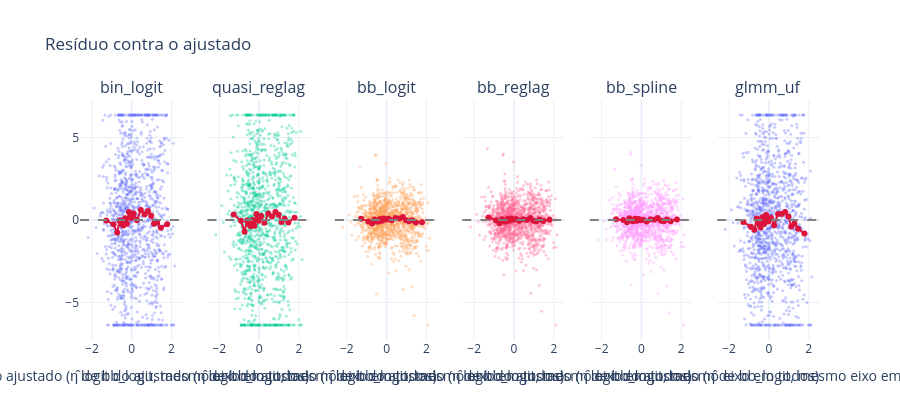
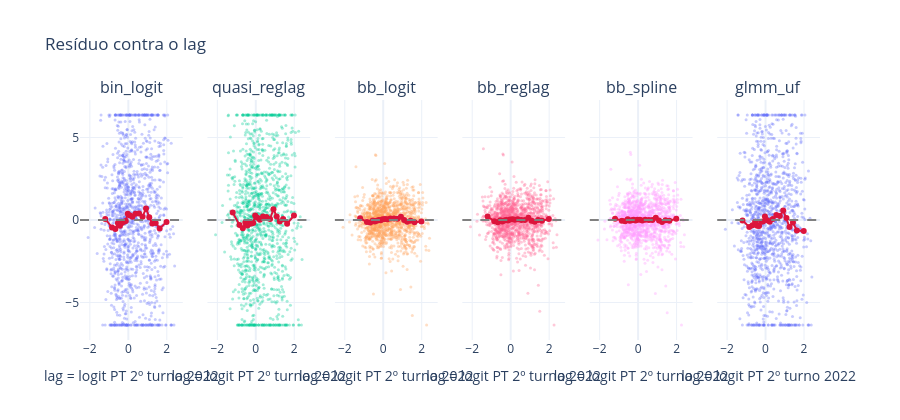
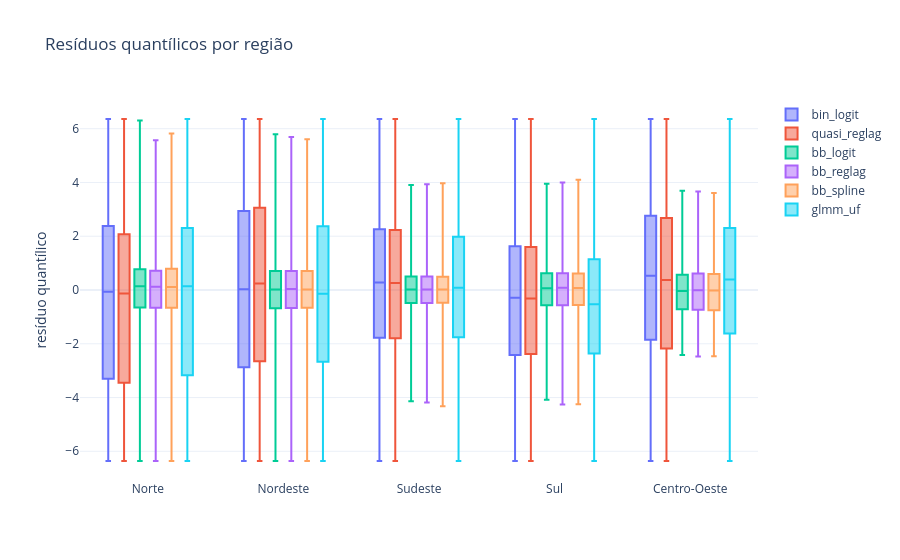

The notebook cell these images were saved under, in order:
### Markdown cell above
### Passo 4 - Resíduos contra ajustado, contra `lag` e por região

O resíduo quantílico deve ter média 0 e dispersão 1 em qualquer faixa do ajustado (η̂ = logit π̂), do `lag` e em cada região. A curva vermelha é a média do resíduo em 20 faixas com o mesmo número de municípios: tendência na curva indica forma funcional errada (por exemplo, o coeficiente do `lag` ou um termo faltando); funil indica variância mal especificada. As correlações de Spearman e o desvio padrão por região (tabelas abaixo) resumem os gráficos.

### Code cell
eta = {k: np.log(PI[k] / (1 - PI[k])) for k in MODELOS_D}
x_lag = df[mapa["lag"]].to_numpy(float)
fig1 = G.residuos_contra(eta["bb_logit"], R, "logit do ajustado (η̂ de bb_logit, mesmo eixo em todos)", "Resíduo contra o ajustado")
fig2 = G.residuos_contra(x_lag, R, "lag = logit PT 2º turno 2022", "Resíduo contra o lag")
fig3 = G.caixa_regiao(R, reg_s, "Resíduos quantílicos por região")
for f, nm in [(fig1, "res_ajustado"), (fig2, "res_lag"), (fig3, "res_regiao")]:
    G.salvar(f, FIG / f"diag_{nm}.html"); f.show()
corr = pd.DataFrame({k: {"spearman_com_eta": stats.spearmanr(R[k], eta[k])[0], "spearman_com_lag": stats.spearmanr(R[k], x_lag)[0],
                         "corr_abs_r_eta": stats.spearmanr(np.abs(R[k]), eta[k])[0]} for k in MODELOS_D}).T
dp_reg = pd.DataFrame({k: pd.Series(R[k]).groupby(reg_s).std() for k in MODELOS_D}).T
med_reg = pd.DataFrame({k: pd.Series(R[k]).groupby(reg_s).mean() for k in MODELOS_D}).T
corr.rename_axis("modelo").to_csv(TAB / "diag_correlacoes.csv"); dp_reg.rename_axis("modelo").to_csv(TAB / "diag_dp_regiao.csv")
med_reg.rename_axis("modelo").to_csv(TAB / "diag_media_regiao.csv")
print(corr.round(3).to_string()); print("DP do resíduo por região:"); print(dp_reg.round(2).to_string())
print("média do resíduo por região:"); print(med_reg.round(2).to_string())

### Figure 1 — Plotly figure (JSON) as saved in the notebook; plotly's stock layout.template omitted (floating-point values rounded to 4 significant figures; data arrays with more than 128 entries replaced by an {"elided": "..."} marker saying what was removed)
{"data": [{"marker": {"opacity": 0.35, "size": 3}, "mode": "markers", "showlegend": false, "type": "scatter", "x": {"elided": "1200 float values"}, "xaxis": "x", "y": {"elided": "1200 float values"}, "yaxis": "y"}, {"line": {"color": "crimson"}, "mode": "lines+markers", "showlegend": false, "type": "scatter", "x": [-1.278, -0.9122, -0.7306, -0.61, -0.5116, -0.423, -0.327, -0.2383, -0.1392, -0.02678, 0.09951, 0.2616, 0.4575, 0.6477, 0.8174, 0.979, 1.122, 1.281, 1.466, 1.779], "xaxis": "x", "y": [-0.0322, -0.2644, -0.7557, -0.03116, -0.2209, -0.3257, 0.1135, -0.2238, 0.4856, 0.1161, 0.3942, -0.01909, 0.6032, 0.3499, 0.541, 0.2543, -0.2334, -0.1455, -0.4715, -0.2642], "yaxis": "y"}, {"marker": {"opacity": 0.35, "size": 3}, "mode": "markers", "showlegend": false, "type": "scatter", "x": {"elided": "1200 float values"}, "xaxis": "x2", "y": {"elided": "1200 float values"}, "yaxis": "y2"}, {"line": {"color": "crimson"}, "mode": "lines+markers", "showlegend": false, "type": "scatter", "x": [-1.278, -0.9122, -0.7306, -0.61, -0.5116, -0.423, -0.327, -0.2383, -0.1392, -0.02678, 0.09951, 0.2616, 0.4575, 0.6477, 0.8174, 0.979, 1.122, 1.281, 1.466, 1.779], "xaxis": "x2", "y": [0.3265, -0.05273, -0.7188, -0.02423, -0.2569, -0.377, 0.006223, -0.354, 0.358, -0.04307, 0.2392, -0.1692, 0.4005, 0.2061, 0.4899, 0.3115, -0.1217, 0.07947, -0.1476, 0.1363], "yaxis": "y2"}, {"marker": {"opacity": 0.35, "size": 3}, "mode": "markers", "showlegend": false, "type": "scatter", "x": {"elided": "1200 float values"}, "xaxis": "x3", "y": {"elided": "1200 float values"}, "yaxis": "y3"}, {"line": {"color": "crimson"}, "mode": "lines+markers", "showlegend": false, "type": "scatter", "x": [-1.278, -0.9122, -0.7306, -0.61, -0.5116, -0.423, -0.327, -0.2383, -0.1392, -0.02678, 0.09951, 0.2616, 0.4575, 0.6477, 0.8174, 0.979, 1.122, 1.281, 1.466, 1.779], "xaxis": "x3", "y": [0.07131, -0.08341, -0.2093, 0.03058, -0.07537, -0.09949, 0.06361, -0.04364, 0.09574, 0.02845, 0.08322, -0.008539, 0.1259, 0.0953, 0.1756, -0.01952, -0.07211, -0.01438, -0.1553, -0.1304], "yaxis": "y3"}, {"marker": {"opacity": 0.35, "size": 3}, "mode": "markers", "showlegend": false, "type": "scatter", "x": {"elided": "1200 float values"}, "xaxis": "x4", "y": {"elided": "1200 float values"}, "yaxis": "y4"}, {"line": {"color": "crimson"}, "mode": "lines+markers", "showlegend": false, "type": "scatter", "x": [-1.278, -0.9122, -0.7306, -0.61, -0.5116, -0.423, -0.327, -0.2383, -0.1392, -0.02678, 0.09951, 0.2616, 0.4575, 0.6477, 0.8174, 0.979, 1.122, 1.281, 1.466, 1.779], "xaxis": "x4", "y": [0.1566, -0.02259, -0.1894, 0.04089, -0.07116, -0.1015, 0.06007, -0.04885, 0.08602, 0.007646, 0.05845, -0.05275, 0.04126, 0.006528, 0.1166, -0.04924, -0.07256, 0.03098, -0.06258, 0.0107], "yaxis": "y4"}, {"marker": {"opacity": 0.35, "size": 3}, "mode": "markers", "showlegend": false, "type": "scatter", "x": {"elided": "1200 float values"}, "xaxis": "x5", "y": {"elided": "1200 float values"}, "yaxis": "y5"}, {"line": {"color": "crimson"}, "mode": "lines+markers", "showlegend": false, "type": "scatter", "x": [-1.278, -0.9122, -0.7306, -0.61, -0.5116, -0.423, -0.327, -0.2383, -0.1392, -0.02678, 0.09951, 0.2616, 0.4575, 0.6477, 0.8174, 0.979, 1.122, 1.281, 1.466, 1.779], "xaxis": "x5", "y": [0.04354, -0.006727, -0.1326, 0.09851, -0.02754, -0.0695, 0.06894, -0.05193, 0.06783, -0.02065, 0.01049, -0.08818, 0.04038, 0.01547, 0.1211, -0.05065, -0.07739, 0.02285, -0.07049, 0.02726], "yaxis": "y5"}, {"marker": {"opacity": 0.35, "size": 3}, "mode": "markers", "showlegend": false, "type": "scatter", "x": {"elided": "1200 float values"}, "xaxis": "x6", "y": {"elided": "1200 float values"}, "yaxis": "y6"}, {"line": {"color": "crimson"}, "mode": "lines+markers", "showlegend": false, "type": "scatter", "x": [-1.278, -0.9122, -0.7306, -0.61, -0.5116, -0.423, -0.327, -0.2383, -0.1392, -0.02678, 0.09951, 0.2616, 0.4575, 0.6477, 0.8174, 0.979, 1.122, 1.281, 1.466, 1.779], "xaxis": "x6", "y": [-0.1166, -0.4068, -0.5842, 0.08595, -0.2465, -0.4495, 0.1617, -0.2372, 0.2982, -0.09298, 0.1347, -0.3163, 0.3647, 0.3651, 0.4827, 0.2137, -0.3965, -0.206, -0.5322, -0.8118], "yaxis": "y6"}], "layout": {"annotations": [{"font": {"size": 16}, "showarrow": false, "text": "bin_logit", "x": 0.06944, "xanchor": "center", "xref": "paper", "y": 1.0, "yanchor": "bottom", "yref": "paper"}, {"font": {"size": 16}, "showarrow": false, "text": "quasi_reglag", "x": 0.2417, "xanchor": "center", "xref": "paper", "y": 1.0, "yanchor": "bottom", "yref": "paper"}, {"font": {"size": 16}, "showarrow": false, "text": "bb_logit", "x": 0.4139, "xanchor": "center", "xref": "paper", "y": 1.0, "yanchor": "bottom", "yref": "paper"}, {"font": {"size": 16}, "showarrow": false, "text": "bb_reglag", "x": 0.5861, "xanchor": "center", "xref": "paper", "y": 1.0, "yanchor": "bottom", "yref": "paper"}, {"font": {"size": 16}, "showarrow": false, "text": "bb_spline", "x": 0.7583, "xanchor": "center", "xref": "paper", "y": 1.0, "yanchor": "bottom", "yref": "paper"}, {"font": {"size": 16}, "showarrow": false, "text": "glmm_uf", "x": 0.9306, "xanchor": "center", "xref": "paper", "y": 1.0, "yanchor": "bottom", "yref": "paper"}], "height": 420, "shapes": [{"line": {"color": "gray", "dash": "dash"}, "type": "line", "x0": 0, "x1": 1, "xref": "x domain", "y0": 0, "y1": 0, "yref": "y"}, {"line": {"color": "gray", "dash": "dash"}, "type": "line", "x0": 0, "x1": 1, "xref": "x2 domain", "y0": 0, "y1": 0, "yref": "y2"}, {"line": {"color": "gray", "dash": "dash"}, "type": "line", "x0": 0, "x1": 1, "xref": "x3 domain", "y0": 0, "y1": 0, "yref": "y3"}, {"line": {"color": "gray", "dash": "dash"}, "type": "line", "x0": 0, "x1": 1, "xref": "x4 domain", "y0": 0, "y1": 0, "yref": "y4"}, {"line": {"color": "gray", "dash": "dash"}, "type": "line", "x0": 0, "x1": 1, "xref": "x5 domain", "y0": 0, "y1": 0, "yref": "y5"}, {"line": {"color": "gray", "dash": "dash"}, "type": "line", "x0": 0, "x1": 1, "xref": "x6 domain", "y0": 0, "y1": 0, "yref": "y6"}], "title": {"text": "Resíduo contra o ajustado"}, "xaxis": {"anchor": "y", "domain": [0.0, 0.1389], "title": {"text": "logit do ajustado (η̂ de bb_logit, mesmo eixo em todos)"}}, "xaxis2": {"anchor": "y2", "domain": [0.1722, 0.3111], "title": {"text": "logit do ajustado (η̂ de bb_logit, mesmo eixo em todos)"}}, "xaxis3": {"anchor": "y3", "domain": [0.3444, 0.4833], "title": {"text": "logit do ajustado (η̂ de bb_logit, mesmo eixo em todos)"}}, "xaxis4": {"anchor": "y4", "domain": [0.5167, 0.6556], "title": {"text": "logit do ajustado (η̂ de bb_logit, mesmo eixo em todos)"}}, "xaxis5": {"anchor": "y5", "domain": [0.6889, 0.8278], "title": {"text": "logit do ajustado (η̂ de bb_logit, mesmo eixo em todos)"}}, "xaxis6": {"anchor": "y6", "domain": [0.8611, 1.0], "title": {"text": "logit do ajustado (η̂ de bb_logit, mesmo eixo em todos)"}}, "yaxis": {"anchor": "x", "domain": [0.0, 1.0]}, "yaxis2": {"anchor": "x2", "domain": [0.0, 1.0], "matches": "y", "showticklabels": false}, "yaxis3": {"anchor": "x3", "domain": [0.0, 1.0], "matches": "y", "showticklabels": false}, "yaxis4": {"anchor": "x4", "domain": [0.0, 1.0], "matches": "y", "showticklabels": false}, "yaxis5": {"anchor": "x5", "domain": [0.0, 1.0], "matches": "y", "showticklabels": false}, "yaxis6": {"anchor": "x6", "domain": [0.0, 1.0], "matches": "y", "showticklabels": false}}}

### Figure 2 — Plotly figure (JSON) as saved in the notebook; plotly's stock layout.template omitted (floating-point values rounded to 4 significant figures; data arrays with more than 128 entries replaced by an {"elided": "..."} marker saying what was removed)
{"data": [{"marker": {"opacity": 0.35, "size": 3}, "mode": "markers", "showlegend": false, "type": "scatter", "x": {"elided": "1200 float values"}, "xaxis": "x", "y": {"elided": "1200 float values"}, "yaxis": "y"}, {"line": {"color": "crimson"}, "mode": "lines+markers", "showlegend": false, "type": "scatter", "x": [-1.2, -0.8458, -0.6739, -0.542, -0.4349, -0.3372, -0.2321, -0.1338, -0.03162, 0.09004, 0.2143, 0.3748, 0.5579, 0.7411, 0.9196, 1.087, 1.246, 1.423, 1.628, 1.985], "xaxis": "x", "y": [0.06662, -0.4579, -0.5484, -0.1755, -0.345, -0.1757, -0.1117, -0.05324, 0.3839, 0.2685, 0.1971, 0.3848, 0.3952, 0.2043, 0.7033, 0.1721, -0.2194, -0.178, -0.5166, -0.1241], "yaxis": "y"}, {"marker": {"opacity": 0.35, "size": 3}, "mode": "markers", "showlegend": false, "type": "scatter", "x": {"elided": "1200 float values"}, "xaxis": "x2", "y": {"elided": "1200 float values"}, "yaxis": "y2"}, {"line": {"color": "crimson"}, "mode": "lines+markers", "showlegend": false, "type": "scatter", "x": [-1.2, -0.8458, -0.6739, -0.542, -0.4349, -0.3372, -0.2321, -0.1338, -0.03162, 0.09004, 0.2143, 0.3748, 0.5579, 0.7411, 0.9196, 1.087, 1.246, 1.423, 1.628, 1.985], "xaxis": "x2", "y": [0.4502, -0.3064, -0.5037, -0.1569, -0.3396, -0.2309, -0.2081, -0.1818, 0.2723, 0.1348, 0.01116, 0.2177, 0.1883, 0.05878, 0.6534, 0.2122, -0.0982, 0.06756, -0.2237, 0.2709], "yaxis": "y2"}, {"marker": {"opacity": 0.35, "size": 3}, "mode": "markers", "showlegend": false, "type": "scatter", "x": {"elided": "1200 float values"}, "xaxis": "x3", "y": {"elided": "1200 float values"}, "yaxis": "y3"}, {"line": {"color": "crimson"}, "mode": "lines+markers", "showlegend": false, "type": "scatter", "x": [-1.2, -0.8458, -0.6739, -0.542, -0.4349, -0.3372, -0.2321, -0.1338, -0.03162, 0.09004, 0.2143, 0.3748, 0.5579, 0.7411, 0.9196, 1.087, 1.246, 1.423, 1.628, 1.985], "xaxis": "x3", "y": [0.1056, -0.1198, -0.1542, -0.0286, -0.09716, -0.04043, -0.003999, -0.02048, 0.04038, 0.06643, 0.04558, 0.09789, 0.08547, 0.07615, 0.1955, -0.005244, -0.1127, -0.05255, -0.1338, -0.08556], "yaxis": "y3"}, {"marker": {"opacity": 0.35, "size": 3}, "mode": "markers", "showlegend": false, "type": "scatter", "x": {"elided": "1200 float values"}, "xaxis": "x4", "y": {"elided": "1200 float values"}, "yaxis": "y4"}, {"line": {"color": "crimson"}, "mode": "lines+markers", "showlegend": false, "type": "scatter", "x": [-1.2, -0.8458, -0.6739, -0.542, -0.4349, -0.3372, -0.2321, -0.1338, -0.03162, 0.09004, 0.2143, 0.3748, 0.5579, 0.7411, 0.9196, 1.087, 1.246, 1.423, 1.628, 1.985], "xaxis": "x4", "y": [0.209, -0.07736, -0.1388, -0.007663, -0.09045, -0.03682, -0.005228, -0.03411, 0.02856, 0.04709, 0.01511, 0.04731, 0.002685, -0.006187, 0.137, -0.04077, -0.1072, -0.007247, -0.04737, 0.05768], "yaxis": "y4"}, {"marker": {"opacity": 0.35, "size": 3}, "mode": "markers", "showlegend": false, "type": "scatter", "x": {"elided": "1200 float values"}, "xaxis": "x5", "y": {"elided": "1200 float values"}, "yaxis": "y5"}, {"line": {"color": "crimson"}, "mode": "lines+markers", "showlegend": false, "type": "scatter", "x": [-1.2, -0.8458, -0.6739, -0.542, -0.4349, -0.3372, -0.2321, -0.1338, -0.03162, 0.09004, 0.2143, 0.3748, 0.5579, 0.7411, 0.9196, 1.087, 1.246, 1.423, 1.628, 1.985], "xaxis": "x5", "y": [0.07703, -0.04224, -0.07532, 0.04374, -0.04241, -0.008297, 0.007808, -0.03516, 0.009478, 0.01151, -0.02975, 0.0137, -0.00332, -0.005725, 0.1414, -0.03304, -0.1167, -0.01502, -0.0492, 0.07231], "yaxis": "y5"}, {"marker": {"opacity": 0.35, "size": 3}, "mode": "markers", "showlegend": false, "type": "scatter", "x": {"elided": "1200 float values"}, "xaxis": "x6", "y": {"elided": "1200 float values"}, "yaxis": "y6"}, {"line": {"color": "crimson"}, "mode": "lines+markers", "showlegend": false, "type": "scatter", "x": [-1.2, -0.8458, -0.6739, -0.542, -0.4349, -0.3372, -0.2321, -0.1338, -0.03162, 0.09004, 0.2143, 0.3748, 0.5579, 0.7411, 0.9196, 1.087, 1.246, 1.423, 1.628, 1.985], "xaxis": "x6", "y": [-0.02308, -0.4275, -0.3223, -0.1044, -0.3544, -0.3569, -0.107, -0.09279, 0.2167, -0.01846, -0.1027, 0.0553, 0.2989, 0.2392, 0.5773, 0.1149, -0.4297, -0.1559, -0.634, -0.663], "yaxis": "y6"}], "layout": {"annotations": [{"font": {"size": 16}, "showarrow": false, "text": "bin_logit", "x": 0.06944, "xanchor": "center", "xref": "paper", "y": 1.0, "yanchor": "bottom", "yref": "paper"}, {"font": {"size": 16}, "showarrow": false, "text": "quasi_reglag", "x": 0.2417, "xanchor": "center", "xref": "paper", "y": 1.0, "yanchor": "bottom", "yref": "paper"}, {"font": {"size": 16}, "showarrow": false, "text": "bb_logit", "x": 0.4139, "xanchor": "center", "xref": "paper", "y": 1.0, "yanchor": "bottom", "yref": "paper"}, {"font": {"size": 16}, "showarrow": false, "text": "bb_reglag", "x": 0.5861, "xanchor": "center", "xref": "paper", "y": 1.0, "yanchor": "bottom", "yref": "paper"}, {"font": {"size": 16}, "showarrow": false, "text": "bb_spline", "x": 0.7583, "xanchor": "center", "xref": "paper", "y": 1.0, "yanchor": "bottom", "yref": "paper"}, {"font": {"size": 16}, "showarrow": false, "text": "glmm_uf", "x": 0.9306, "xanchor": "center", "xref": "paper", "y": 1.0, "yanchor": "bottom", "yref": "paper"}], "height": 420, "shapes": [{"line": {"color": "gray", "dash": "dash"}, "type": "line", "x0": 0, "x1": 1, "xref": "x domain", "y0": 0, "y1": 0, "yref": "y"}, {"line": {"color": "gray", "dash": "dash"}, "type": "line", "x0": 0, "x1": 1, "xref": "x2 domain", "y0": 0, "y1": 0, "yref": "y2"}, {"line": {"color": "gray", "dash": "dash"}, "type": "line", "x0": 0, "x1": 1, "xref": "x3 domain", "y0": 0, "y1": 0, "yref": "y3"}, {"line": {"color": "gray", "dash": "dash"}, "type": "line", "x0": 0, "x1": 1, "xref": "x4 domain", "y0": 0, "y1": 0, "yref": "y4"}, {"line": {"color": "gray", "dash": "dash"}, "type": "line", "x0": 0, "x1": 1, "xref": "x5 domain", "y0": 0, "y1": 0, "yref": "y5"}, {"line": {"color": "gray", "dash": "dash"}, "type": "line", "x0": 0, "x1": 1, "xref": "x6 domain", "y0": 0, "y1": 0, "yref": "y6"}], "title": {"text": "Resíduo contra o lag"}, "xaxis": {"anchor": "y", "domain": [0.0, 0.1389], "title": {"text": "lag = logit PT 2º turno 2022"}}, "xaxis2": {"anchor": "y2", "domain": [0.1722, 0.3111], "title": {"text": "lag = logit PT 2º turno 2022"}}, "xaxis3": {"anchor": "y3", "domain": [0.3444, 0.4833], "title": {"text": "lag = logit PT 2º turno 2022"}}, "xaxis4": {"anchor": "y4", "domain": [0.5167, 0.6556], "title": {"text": "lag = logit PT 2º turno 2022"}}, "xaxis5": {"anchor": "y5", "domain": [0.6889, 0.8278], "title": {"text": "lag = logit PT 2º turno 2022"}}, "xaxis6": {"anchor": "y6", "domain": [0.8611, 1.0], "title": {"text": "lag = logit PT 2º turno 2022"}}, "yaxis": {"anchor": "x", "domain": [0.0, 1.0]}, "yaxis2": {"anchor": "x2", "domain": [0.0, 1.0], "matches": "y", "showticklabels": false}, "yaxis3": {"anchor": "x3", "domain": [0.0, 1.0], "matches": "y", "showticklabels": false}, "yaxis4": {"anchor": "x4", "domain": [0.0, 1.0], "matches": "y", "showticklabels": false}, "yaxis5": {"anchor": "x5", "domain": [0.0, 1.0], "matches": "y", "showticklabels": false}, "yaxis6": {"anchor": "x6", "domain": [0.0, 1.0], "matches": "y", "showticklabels": false}}}

### Figure 3 — Plotly figure (JSON) as saved in the notebook; plotly's stock layout.template omitted (floating-point values rounded to 4 significant figures; data arrays with more than 128 entries replaced by an {"elided": "..."} marker saying what was removed)
{"data": [{"boxpoints": false, "name": "bin_logit", "type": "box", "x": {"elided": "5570 str values"}, "y": {"elided": "5570 float values"}}, {"boxpoints": false, "name": "quasi_reglag", "type": "box", "x": {"elided": "5570 str values"}, "y": {"elided": "5570 float values"}}, {"boxpoints": false, "name": "bb_logit", "type": "box", "x": {"elided": "5570 str values"}, "y": {"elided": "5570 float values"}}, {"boxpoints": false, "name": "bb_reglag", "type": "box", "x": {"elided": "5570 str values"}, "y": {"elided": "5570 float values"}}, {"boxpoints": false, "name": "bb_spline", "type": "box", "x": {"elided": "5570 str values"}, "y": {"elided": "5570 float values"}}, {"boxpoints": false, "name": "glmm_uf", "type": "box", "x": {"elided": "5570 str values"}, "y": {"elided": "5570 float values"}}], "layout": {"boxmode": "group", "title": {"text": "Resíduos quantílicos por região"}, "yaxis": {"title": {"text": "resíduo quantílico"}}}}
